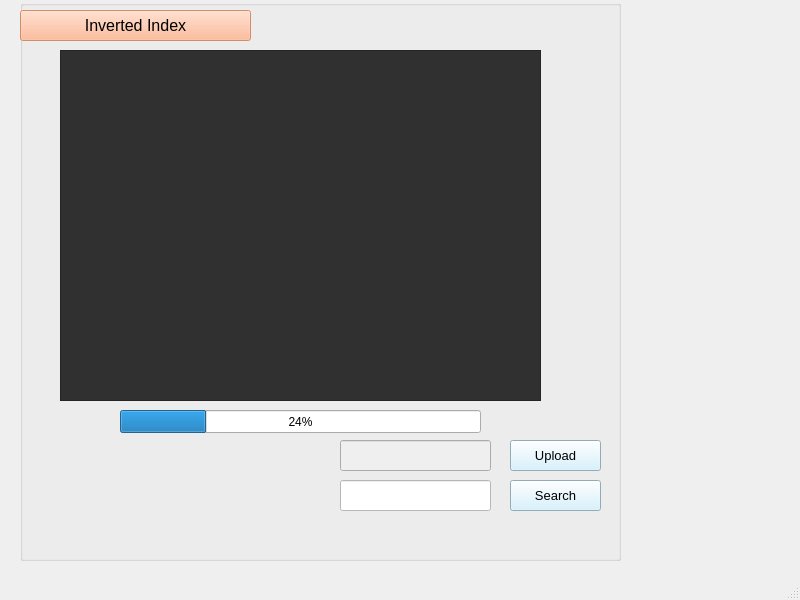
<?xml version="1.0" encoding="UTF-8"?>
<ui version="4.0">
 <class>MainWindow</class>
 <widget class="QMainWindow" name="MainWindow">
  <property name="geometry">
   <rect>
    <x>0</x>
    <y>0</y>
    <width>800</width>
    <height>600</height>
   </rect>
  </property>
  <property name="windowTitle">
   <string>MainWindow</string>
  </property>
  <property name="styleSheet">
   <string notr="true">  
/*
 * The MIT License (MIT)
 *
 * Copyright (c) &lt;2013-2014&gt; &lt;Colin Duquesnoy&gt;
 *
 * Permission is hereby granted, free of charge, to any person obtaining a copy
 * of this software and associated documentation files (the &quot;Software&quot;), to deal
 * in the Software without restriction, including without limitation the rights
 * to use, copy, modify, merge, publish, distribute, sublicense, and/or sell
 * copies of the Software, and to permit persons to whom the Software is
 * furnished to do so, subject to the following conditions:

 * The above copyright notice and this permission notice shall be included in
 * all copies or substantial portions of the Software.

 * THE SOFTWARE IS PROVIDED &quot;AS IS&quot;, WITHOUT WARRANTY OF ANY KIND, EXPRESS OR
 * IMPLIED, INCLUDING BUT NOT LIMITED TO THE WARRANTIES OF MERCHANTABILITY,
 * FITNESS FOR A PARTICULAR PURPOSE AND NONINFRINGEMENT. IN NO EVENT SHALL THE
 * AUTHORS OR COPYRIGHT HOLDERS BE LIABLE FOR ANY CLAIM, DAMAGES OR OTHER
 * LIABILITY, WHETHER IN AN ACTION OF CONTRACT, TORT OR OTHERWISE, ARISING FROM,
 * OUT OF OR IN CONNECTION WITH THE SOFTWARE OR THE USE OR OTHER DEALINGS IN
 * THE SOFTWARE.
 */

QProgressBar:horizontal {
    border: 1px solid #3A3939;
    text-align: center;
    padding: 1px;
    background: #201F1F;
}
QProgressBar::chunk:horizontal {
    background-color: qlineargradient(spread:reflect, x1:1, y1:0.545, x2:1, y2:0, stop:0 rgba(28, 66, 111, 255), stop:1 rgba(37, 87, 146, 255));
}

QToolTip
{
    border: 1px solid #3A3939;
    background-color: rgb(90, 102, 117);;
    color: white;
    padding: 1px;
    opacity: 200;
}

QWidget
{
    color: silver;
    background-color: #302F2F;
    selection-background-color:#3d8ec9;
    selection-color: black;
    background-clip: border;
    border-image: none;
    outline: 0;
}

QWidget:item:hover
{
    background-color: #78879b;
    color: black;
}

QWidget:item:selected
{
    background-color: #3d8ec9;
}

QCheckBox
{
    spacing: 5px;
    outline: none;
    color: #bbb;
    margin-bottom: 2px;
}

QCheckBox:disabled
{
    color: #777777;
}
QCheckBox::indicator,
QGroupBox::indicator
{
    width: 18px;
    height: 18px;
}
QGroupBox::indicator
{
    margin-left: 2px;
}

QCheckBox::indicator:unchecked,
QCheckBox::indicator:unchecked:hover,
QGroupBox::indicator:unchecked,
QGroupBox::indicator:unchecked:hover
{
    image: url(:/dark_blue/img/checkbox_unchecked.png);
}

QCheckBox::indicator:unchecked:focus,
QCheckBox::indicator:unchecked:pressed,
QGroupBox::indicator:unchecked:focus,
QGroupBox::indicator:unchecked:pressed
{
  border: none;
    image: url(:/dark_blue/img/checkbox_unchecked_focus.png);
}

QCheckBox::indicator:checked,
QCheckBox::indicator:checked:hover,
QGroupBox::indicator:checked,
QGroupBox::indicator:checked:hover
{
    image: url(:/dark_blue/img/checkbox_checked.png);
}

QCheckBox::indicator:checked:focus,
QCheckBox::indicator:checked:pressed,
QGroupBox::indicator:checked:focus,
QGroupBox::indicator:checked:pressed
{
  border: none;
    image: url(:/dark_blue/img/checkbox_checked_focus.png);
}

QCheckBox::indicator:indeterminate,
QCheckBox::indicator:indeterminate:hover,
QCheckBox::indicator:indeterminate:pressed
QGroupBox::indicator:indeterminate,
QGroupBox::indicator:indeterminate:hover,
QGroupBox::indicator:indeterminate:pressed
{
    image: url(:/dark_blue/img/checkbox_indeterminate.png);
}

QCheckBox::indicator:indeterminate:focus,
QGroupBox::indicator:indeterminate:focus
{
    image: url(:/dark_blue/img/checkbox_indeterminate_focus.png);
}

QCheckBox::indicator:checked:disabled,
QGroupBox::indicator:checked:disabled
{
    image: url(:/dark_blue/img/checkbox_checked_disabled.png);
}

QCheckBox::indicator:unchecked:disabled,
QGroupBox::indicator:unchecked:disabled
{
    image: url(:/dark_blue/img/checkbox_unchecked_disabled.png);
}

QRadioButton
{
    spacing: 5px;
    outline: none;
    color: #bbb;
    margin-bottom: 2px;
}

QRadioButton:disabled
{
    color: #777777;
}
QRadioButton::indicator
{
    width: 21px;
    height: 21px;
}

QRadioButton::indicator:unchecked,
QRadioButton::indicator:unchecked:hover
{
    image: url(:/dark_blue/img/radio_unchecked.png);
}

QRadioButton::indicator:unchecked:focus,
QRadioButton::indicator:unchecked:pressed
{
  border: none;
  outline: none;
    image: url(:/dark_blue/img/radio_unchecked_focus.png);
}

QRadioButton::indicator:checked,
QRadioButton::indicator:checked:hover
{
  border: none;
  outline: none;
    image: url(:/dark_blue/img/radio_checked.png);
}

QRadioButton::indicator:checked:focus,
QRadioButton::indicato::menu-arrowr:checked:pressed
{
  border: none;
  outline: none;
    image: url(:/dark_blue/img/radio_checked_focus.png);
}

QRadioButton::indicator:indeterminate,
QRadioButton::indicator:indeterminate:hover,
QRadioButton::indicator:indeterminate:pressed
{
        image: url(:/dark_blue/img/radio_indeterminate.png);
}

QRadioButton::indicator:checked:disabled
{
  outline: none;
  image: url(:/dark_blue/img/radio_checked_disabled.png);
}

QRadioButton::indicator:unchecked:disabled
{
    image: url(:/dark_blue/img/radio_unchecked_disabled.png);
}


QMenuBar
{
    background-color: #302F2F;
    color: silver;
}

QMenuBar::item
{
    background: transparent;
}

QMenuBar::item:selected
{
    background: transparent;
    border: 1px solid #3A3939;
}

QMenuBar::item:pressed
{
    border: 1px solid #3A3939;
    background-color: #3d8ec9;
    color: black;
    margin-bottom:-1px;
    padding-bottom:1px;
}

QMenu
{
    border: 1px solid #3A3939;
    color: silver;
    margin: 1px;
}

QMenu::icon
{
    margin: 1px;
}

QMenu::item
{
    padding: 2px 2px 2px 25px;
    margin-left: 5px;
    border: 1px solid transparent; /* reserve space for selection border */
}

QMenu::item:selected
{
    color: black;
}

QMenu::separator {
    height: 2px;
    background: lightblue;
    margin-left: 10px;
    margin-right: 5px;
}

QMenu::indicator {
    width: 16px;
    height: 16px;
}

/* non-exclusive indicator = check box style indicator
   (see QActionGroup::setExclusive) */
QMenu::indicator:non-exclusive:unchecked {
    image: url(:/dark_blue/img/checkbox_unchecked.png);
}

QMenu::indicator:non-exclusive:unchecked:selected {
    image: url(:/dark_blue/img/checkbox_unchecked_disabled.png);
}

QMenu::indicator:non-exclusive:checked {
    image: url(:/dark_blue/img/checkbox_checked.png);
}

QMenu::indicator:non-exclusive:checked:selected {
    image: url(:/dark_blue/img/checkbox_checked_disabled.png);
}

/* exclusive indicator = radio button style indicator (see QActionGroup::setExclusive) */
QMenu::indicator:exclusive:unchecked {
    image: url(:/dark_blue/img/radio_unchecked.png);
}

QMenu::indicator:exclusive:unchecked:selected {
    image: url(:/dark_blue/img/radio_unchecked_disabled.png);
}

QMenu::indicator:exclusive:checked {
    image: url(:/dark_blue/img/radio_checked.png);
}

QMenu::indicator:exclusive:checked:selected {
    image: url(:/dark_blue/img/radio_checked_disabled.png);
}

QMenu::right-arrow {
    margin: 5px;
    image: url(:/dark_blue/img/right_arrow.png)
}


QWidget:disabled
{
    color: #808080;
    background-color: #302F2F;
}

QAbstractItemView
{
    alternate-background-color: #3A3939;
    color: silver;
    border: 1px solid 3A3939;
    border-radius: 2px;
    padding: 1px;
}

QWidget:focus, QMenuBar:focus
{
    border: 1px solid #78879b;
}

QTabWidget:focus, QCheckBox:focus, QRadioButton:focus, QSlider:focus
{
    border: none;
}

QLineEdit
{
    background-color: #201F1F;
    padding: 2px;
    border-style: solid;
    border: 1px solid #3A3939;
    border-radius: 2px;
    color: silver;
}

QGroupBox {
    border:1px solid #3A3939;
    border-radius: 2px;
    margin-top: 20px;
    background-color: #302F2F;
    color: silver;
}

QGroupBox::title {
    subcontrol-origin: margin;
    subcontrol-position: top center;
    padding-left: 10px;
    padding-right: 10px;
    padding-top: 10px;
}

QAbstractScrollArea
{
    border-radius: 2px;
    border: 1px solid #3A3939;
    background-color: transparent;
}

QScrollBar:horizontal
{
    height: 15px;
    margin: 3px 15px 3px 15px;
    border: 1px transparent #2A2929;
    border-radius: 4px;
    background-color: #2A2929;
}

QScrollBar::handle:horizontal
{
    background-color: #605F5F;
    min-width: 5px;
    border-radius: 4px;
}

QScrollBar::add-line:horizontal
{
    margin: 0px 3px 0px 3px;
    border-image: url(:/dark_blue/img/right_arrow_disabled.png);
    width: 10px;
    height: 10px;
    subcontrol-position: right;
    subcontrol-origin: margin;
}

QScrollBar::sub-line:horizontal
{
    margin: 0px 3px 0px 3px;
    border-image: url(:/dark_blue/img/left_arrow_disabled.png);
    height: 10px;
    width: 10px;
    subcontrol-position: left;
    subcontrol-origin: margin;
}

QScrollBar::add-line:horizontal:hover,QScrollBar::add-line:horizontal:on
{
    border-image: url(:/dark_blue/img/right_arrow.png);
    height: 10px;
    width: 10px;
    subcontrol-position: right;
    subcontrol-origin: margin;
}


QScrollBar::sub-line:horizontal:hover, QScrollBar::sub-line:horizontal:on
{
    border-image: url(:/dark_blue/img/left_arrow.png);
    height: 10px;
    width: 10px;
    subcontrol-position: left;
    subcontrol-origin: margin;
}

QScrollBar::up-arrow:horizontal, QScrollBar::down-arrow:horizontal
{
    background: none;
}


QScrollBar::add-page:horizontal, QScrollBar::sub-page:horizontal
{
    background: none;
}

QScrollBar:vertical
{
    background-color: #2A2929;
    width: 15px;
    margin: 15px 3px 15px 3px;
    border: 1px transparent #2A2929;
    border-radius: 4px;
}

QScrollBar::handle:vertical
{
    background-color: #605F5F;
    min-height: 5px;
    border-radius: 4px;
}

QScrollBar::sub-line:vertical
{
    margin: 3px 0px 3px 0px;
    border-image: url(:/dark_blue/img/up_arrow_disabled.png);
    height: 10px;
    width: 10px;
    subcontrol-position: top;
    subcontrol-origin: margin;
}

QScrollBar::add-line:vertical
{
    margin: 3px 0px 3px 0px;
    border-image: url(:/dark_blue/img/down_arrow_disabled.png);
    height: 10px;
    width: 10px;
    subcontrol-position: bottom;
    subcontrol-origin: margin;
}

QScrollBar::sub-line:vertical:hover,QScrollBar::sub-line:vertical:on
{

    border-image: url(:/dark_blue/img/up_arrow.png);
    height: 10px;
    width: 10px;
    subcontrol-position: top;
    subcontrol-origin: margin;
}


QScrollBar::add-line:vertical:hover, QScrollBar::add-line:vertical:on
{
    border-image: url(:/dark_blue/img/down_arrow.png);
    height: 10px;
    width: 10px;
    subcontrol-position: bottom;
    subcontrol-origin: margin;
}

QScrollBar::up-arrow:vertical, QScrollBar::down-arrow:vertical
{
    background: none;
}


QScrollBar::add-page:vertical, QScrollBar::sub-page:vertical
{
    background: none;
}

QTextEdit
{
    background-color: #201F1F;
    color: silver;
    border: 1px solid #3A3939;
}

QPlainTextEdit
{
    background-color: #201F1F;;
    color: silver;
    border-radius: 2px;
    border: 1px solid #3A3939;
}

QHeaderView::section
{
    background-color: #3A3939;
    color: silver;
    padding-left: 4px;
    border: 1px solid #6c6c6c;
}

QSizeGrip {
    image: url(:/dark_blue/img/sizegrip.png);
    width: 12px;
    height: 12px;
}

QMainWindow
{
    background-color: #302F2F;

}

QMainWindow::separator
{
    background-color: #302F2F;
    color: white;
    padding-left: 4px;
    spacing: 2px;
    border: 1px dashed #3A3939;
}

QMainWindow::separator:hover
{

    background-color: #787876;
    color: white;
    padding-left: 4px;
    border: 1px solid #3A3939;
    spacing: 2px;
}


QMenu::separator
{
    height: 1px;
    background-color: #3A3939;
    color: white;
    padding-left: 4px;
    margin-left: 10px;
    margin-right: 5px;
}


QFrame
{
    border-radius: 2px;
    border: 1px solid #444;
}

QFrame[frameShape=&quot;0&quot;]
{
    border-radius: 2px;
    border: 1px transparent #444;
}

QStackedWidget
{
    background-color: #302F2F;
    border: 1px transparent black;
}

QToolBar {
    border: 1px transparent #393838;
    background: 1px solid #302F2F;
    font-weight: bold;
}

QToolBar::handle:horizontal {
    image: url(:/dark_blue/img/Hmovetoolbar.png);
}
QToolBar::handle:vertical {
    image: url(:/dark_blue/img/Vmovetoolbar.png);
}
QToolBar::separator:horizontal {
    image: url(:/dark_blue/img/Hsepartoolbar.png);
}
QToolBar::separator:vertical {
    image: url(:/dark_blue/img/Vsepartoolbars.png);
}

QPushButton
{
    color: silver;
    background-color: #302F2F;
    border-width: 2px;
    border-color: #4A4949;
    border-style: solid;
    padding-top: 2px;
    padding-bottom: 2px;
    padding-left: 10px;
    padding-right: 10px;
    border-radius: 4px;
    /* outline: none; */
    /* min-width: 40px; */
}

QPushButton:disabled
{
    background-color: #302F2F;
    border-width: 2px;
    border-color: #3A3939;
    border-style: solid;
    padding-top: 2px;
    padding-bottom: 2px;
    padding-left: 10px;
    padding-right: 10px;
    /*border-radius: 2px;*/
    color: #808080;
}

QPushButton:focus {
    background-color: #3d8ec9;
    color: white;
}

QComboBox
{
    selection-background-color: #3d8ec9;
    background-color: #201F1F;
    border-style: solid;
    border: 1px solid #3A3939;
    border-radius: 2px;
    padding: 2px;
    min-width: 75px;
}

QPushButton:checked{
    background-color: #4A4949;
    border-color: #6A6969;
}

QPushButton:hover {
    border: 2px solid #78879b;
    color: silver;
}

QComboBox:hover, QAbstractSpinBox:hover,QLineEdit:hover,QTextEdit:hover,QPlainTextEdit:hover,QAbstractView:hover,QTreeView:hover
{
    border: 1px solid #78879b;
    color: silver;
}

QComboBox:on
{
    background-color: #626873;
    padding-top: 3px;
    padding-left: 4px;
    selection-background-color: #4a4a4a;
}

QComboBox QAbstractItemView
{
    background-color: #201F1F;
    border-radius: 2px;
    border: 1px solid #444;
    selection-background-color: #3d8ec9;
    color: silver;
}

QComboBox::drop-down
{
    subcontrol-origin: padding;
    subcontrol-position: top right;
    width: 15px;

    border-left-width: 0px;
    border-left-color: darkgray;
    border-left-style: solid;
    border-top-right-radius: 3px;
    border-bottom-right-radius: 3px;
}

QComboBox::down-arrow
{
    image: url(:/dark_blue/img/down_arrow_disabled.png);
}

QComboBox::down-arrow:on, QComboBox::down-arrow:hover,
QComboBox::down-arrow:focus
{
    image: url(:/dark_blue/img/down_arrow.png);
}

QPushButton:pressed
{
    background-color: #484846;
}

QAbstractSpinBox {
    padding-top: 2px;
    padding-bottom: 2px;
    border: 1px solid #3A3939;
    background-color: #201F1F;
    color: silver;
    border-radius: 2px;
    min-width: 75px;
}

QAbstractSpinBox:up-button
{
    background-color: transparent;
    subcontrol-origin: border;
    subcontrol-position: top right;
}

QAbstractSpinBox:down-button
{
    background-color: transparent;
    subcontrol-origin: border;
    subcontrol-position: bottom right;
}

QAbstractSpinBox::up-arrow,QAbstractSpinBox::up-arrow:disabled,QAbstractSpinBox::up-arrow:off {
    image: url(:/dark_blue/img/up_arrow_disabled.png);
    width: 10px;
    height: 10px;
}
QAbstractSpinBox::up-arrow:hover
{
    image: url(:/dark_blue/img/up_arrow.png);
}


QAbstractSpinBox::down-arrow,QAbstractSpinBox::down-arrow:disabled,QAbstractSpinBox::down-arrow:off
{
    image: url(:/dark_blue/img/down_arrow_disabled.png);
    width: 10px;
    height: 10px;
}
QAbstractSpinBox::down-arrow:hover
{
    image: url(:/dark_blue/img/down_arrow.png);
}


QLabel
{
    border: 0px solid black;
}

QTabWidget{
    border: 1px transparent black;
}

QTabWidget::pane {
    border: 1px solid #444;
    border-radius: 3px;
    padding: 3px;
}

QTabBar
{
    qproperty-drawBase: 0;
    left: 5px; /* move to the right by 5px */
}

QTabBar:focus
{
    border: 0px transparent black;
}

QTabBar::close-button  {
    image: url(:/dark_blue/img/close.png);
    background: transparent;
}

QTabBar::close-button:hover
{
    image: url(:/dark_blue/img/close-hover.png);
    background: transparent;
}

QTabBar::close-button:pressed {
    image: url(:/dark_blue/img/close-pressed.png);
    background: transparent;
}

/* TOP TABS */
QTabBar::tab:top {
    color: #b1b1b1;
    border: 1px solid #4A4949;
    border-bottom: 1px transparent black;
    background-color: #302F2F;
    padding: 5px;
    border-top-left-radius: 2px;
    border-top-right-radius: 2px;
}

QTabBar::tab:top:!selected
{
    color: #b1b1b1;
    background-color: #201F1F;
    border: 1px transparent #4A4949;
    border-bottom: 1px transparent #4A4949;
    border-top-left-radius: 0px;
    border-top-right-radius: 0px;
}

QTabBar::tab:top:!selected:hover {
    background-color: #48576b;
}

/* BOTTOM TABS */
QTabBar::tab:bottom {
    color: #b1b1b1;
    border: 1px solid #4A4949;
    border-top: 1px transparent black;
    background-color: #302F2F;
    padding: 5px;
    border-bottom-left-radius: 2px;
    border-bottom-right-radius: 2px;
}

QTabBar::tab:bottom:!selected
{
    color: #b1b1b1;
    background-color: #201F1F;
    border: 1px transparent #4A4949;
    border-top: 1px transparent #4A4949;
    border-bottom-left-radius: 0px;
    border-bottom-right-radius: 0px;
}

QTabBar::tab:bottom:!selected:hover {
    background-color: #78879b;
}

/* LEFT TABS */
QTabBar::tab:left {
    color: #b1b1b1;
    border: 1px solid #4A4949;
    border-left: 1px transparent black;
    background-color: #302F2F;
    padding: 5px;
    border-top-right-radius: 2px;
    border-bottom-right-radius: 2px;
}

QTabBar::tab:left:!selected
{
    color: #b1b1b1;
    background-color: #201F1F;
    border: 1px transparent #4A4949;
    border-right: 1px transparent #4A4949;
    border-top-right-radius: 0px;
    border-bottom-right-radius: 0px;
}

QTabBar::tab:left:!selected:hover {
    background-color: #48576b;
}


/* RIGHT TABS */
QTabBar::tab:right {
    color: #b1b1b1;
    border: 1px solid #4A4949;
    border-right: 1px transparent black;
    background-color: #302F2F;
    padding: 5px;
    border-top-left-radius: 2px;
    border-bottom-left-radius: 2px;
}

QTabBar::tab:right:!selected
{
    color: #b1b1b1;
    background-color: #201F1F;
    border: 1px transparent #4A4949;
    border-right: 1px transparent #4A4949;
    border-top-left-radius: 0px;
    border-bottom-left-radius: 0px;
}

QTabBar::tab:right:!selected:hover {
    background-color: #48576b;
}

QTabBar QToolButton::right-arrow:enabled {
     image: url(:/dark_blue/img/right_arrow.png);
 }

 QTabBar QToolButton::left-arrow:enabled {
     image: url(:/dark_blue/img/left_arrow.png);
 }

QTabBar QToolButton::right-arrow:disabled {
     image: url(:/dark_blue/img/right_arrow_disabled.png);
 }

 QTabBar QToolButton::left-arrow:disabled {
     image: url(:/dark_blue/img/left_arrow_disabled.png);
 }


QDockWidget {
    border: 1px solid #403F3F;
    titlebar-close-icon: url(:/dark_blue/img/close.png);
    titlebar-normal-icon: url(:/dark_blue/img/undock.png);
}

QDockWidget::close-button, QDockWidget::float-button {
    border: 1px solid transparent;
    border-radius: 2px;
    background: transparent;
}

QDockWidget::close-button:hover, QDockWidget::float-button:hover {
    background: rgba(255, 255, 255, 10);
}

QDockWidget::close-button:pressed, QDockWidget::float-button:pressed {
    padding: 1px -1px -1px 1px;
    background: rgba(255, 255, 255, 10);
}

QTreeView, QListView, QTextBrowser, AtLineEdit, AtLineEdit::hover {
    border: 1px solid #444;
    background-color: silver;
    border-radius: 3px;
    margin-left: 3px;
    color: black;
}

QTreeView:branch:selected, QTreeView:branch:hover {
    background: url(:/dark_blue/img/transparent.png);
}

QTreeView::branch:has-siblings:!adjoins-item {
    border-image: url(:/dark_blue/img/transparent.png);
}

QTreeView::branch:has-siblings:adjoins-item {
    border-image: url(:/dark_blue/img/transparent.png);
}

QTreeView::branch:!has-children:!has-siblings:adjoins-item {
    border-image: url(:/dark_blue/img/transparent.png);
}

QTreeView::branch:has-children:!has-siblings:closed,
QTreeView::branch:closed:has-children:has-siblings {
    image: url(:/dark_blue/img/branch_closed.png);
}

QTreeView::branch:open:has-children:!has-siblings,
QTreeView::branch:open:has-children:has-siblings  {
    image: url(:/dark_blue/img/branch_open.png);
}

QTreeView::branch:has-children:!has-siblings:closed:hover,
QTreeView::branch:closed:has-children:has-siblings:hover {
    image: url(:/dark_blue/img/branch_closed-on.png);
    }

QTreeView::branch:open:has-children:!has-siblings:hover,
QTreeView::branch:open:has-children:has-siblings:hover  {
    image: url(:/dark_blue/img/branch_open-on.png);
    }

QListView::item:!selected:hover, QListView::item:!selected:hover, QTreeView::item:!selected:hover  {
    background: rgba(0, 0, 0, 0);
    outline: 0;
    color: #FFFFFF
}

QListView::item:selected:hover, QListView::item:selected:hover, QTreeView::item:selected:hover  {
    background: #3d8ec9;
    color: #FFFFFF;
}

QSlider::groove:horizontal {
    border: 1px solid #3A3939;
    height: 8px;
    background: #201F1F;
    margin: 2px 0;
    border-radius: 2px;
}

QSlider::handle:horizontal {
    background: QLinearGradient( x1: 0, y1: 0, x2: 0, y2: 1,
      stop: 0.0 silver, stop: 0.2 #a8a8a8, stop: 1 #727272);
    border: 1px solid #3A3939;
    width: 14px;
    height: 14px;
    margin: -4px 0;
    border-radius: 2px;
}

QSlider::groove:vertical {
    border: 1px solid #3A3939;
    width: 8px;
    background: #201F1F;
    margin: 0 0px;
    border-radius: 2px;
}

QSlider::handle:vertical {
    background: QLinearGradient( x1: 0, y1: 0, x2: 0, y2: 1, stop: 0.0 silver,
    stop: 0.2 #a8a8a8, stop: 1 #727272);
    border: 1px solid #3A3939;
    width: 14px;
    height: 14px;
    margin: 0 -4px;
    border-radius: 2px;
}

QToolButton {
    /*  background-color: transparent; */
    border: 2px transparent #4A4949;
    border-radius: 4px;
    background-color: dimgray;
    margin: 2px;
    padding: 2px;
}

QToolButton[popupMode=&quot;1&quot;] { /* only for MenuButtonPopup */
 padding-right: 20px; /* make way for the popup button */
 border: 2px transparent #4A4949;
 border-radius: 4px;
}

QToolButton[popupMode=&quot;2&quot;] { /* only for InstantPopup */
 padding-right: 10px; /* make way for the popup button */
 border: 2px transparent #4A4949;
}


QToolButton:hover, QToolButton::menu-button:hover {
    border: 2px solid #78879b;
}

QToolButton:checked, QToolButton:pressed,
    QToolButton::menu-button:pressed {
    background-color: #4A4949;
    border: 2px solid #78879b;
}

/* the subcontrol below is used only in the InstantPopup or DelayedPopup mode */
QToolButton::menu-indicator {
    image: url(:/dark_blue/img/down_arrow.png);
    top: -7px; left: -2px; /* shift it a bit */
}

/* the subcontrols below are used only in the MenuButtonPopup mode */
QToolButton::menu-button {
    border: 1px transparent #4A4949;
    border-top-right-radius: 6px;
    border-bottom-right-radius: 6px;
    /* 16px width + 4px for border = 20px allocated above */
    width: 16px;
    outline: none;
}

QToolButton::menu-arrow {
    image: url(:/dark_blue/img/down_arrow.png);
}

QToolButton::menu-arrow:open {
    top: 1px; left: 1px; /* shift it a bit */
    border: 1px solid #3A3939;
}

QPushButton::menu-indicator  {
    subcontrol-origin: padding;
    subcontrol-position: bottom right;
    left: 4px;
}

QTableView
{
    border: 1px solid #444;
    gridline-color: #6c6c6c;
    background-color: #201F1F;
}


QTableView, QHeaderView
{
    border-radius: 0px;
}

QTableView::item:pressed, QListView::item:pressed, QTreeView::item:pressed  {
    background: #78879b;
    color: #FFFFFF;
}

QTableView::item:selected:active, QTreeView::item:selected:active, QListView::item:selected:active  {
    background: #3d8ec9;
    color: #FFFFFF;
}


QHeaderView
{
    border: 1px transparent;
    border-radius: 2px;
    margin: 0px;
    padding: 0px;
}

QHeaderView::section  {
    background-color: #3A3939;
    color: silver;
    padding: 4px;
    border: 1px solid #6c6c6c;
    border-radius: 0px;
    text-align: center;
}

QHeaderView::section::vertical::first, QHeaderView::section::vertical::only-one
{
    border-top: 1px solid #6c6c6c;
}

QHeaderView::section::vertical
{
    border-top: transparent;
}

QHeaderView::section::horizontal::first, QHeaderView::section::horizontal::only-one
{
    border-left: 1px solid #6c6c6c;
}

QHeaderView::section::horizontal
{
    border-left: transparent;
}


QHeaderView::section:checked
 {
    color: white;
    background-color: #5A5959;
 }

 /* style the sort indicator */
QHeaderView::down-arrow {
    image: url(:/dark_blue/img/down_arrow.png);
}

QHeaderView::up-arrow {
    image: url(:/dark_blue/img/up_arrow.png);
}


QTableCornerButton::section {
    background-color: #3A3939;
    border: 1px solid #3A3939;
    border-radius: 2px;
}

QToolBox  {
    padding: 3px;
    border: 1px transparent black;
}

QToolBox::tab {
    color: #b1b1b1;
    background-color: #302F2F;
    border: 1px solid #4A4949;
    border-bottom: 1px transparent #302F2F;
    border-top-left-radius: 5px;
    border-top-right-radius: 5px;
}

 QToolBox::tab:selected { /* italicize selected tabs */
    font: italic;
    background-color: #302F2F;
    border-color: #3d8ec9;
 }

QStatusBar::item {
    border: 1px solid #3A3939;
    border-radius: 2px;
 }


QFrame[height=&quot;3&quot;], QFrame[width=&quot;3&quot;] {
    background-color: #AAA;
}


QSplitter::handle {
    border: 1px dashed #3A3939;
}

QSplitter::handle:hover {
    background-color: #787876;
    border: 1px solid #3A3939;
}

QSplitter::handle:horizontal {
    width: 1px;
}

QSplitter::handle:vertical {
    height: 1px;
}

QListWidget {
    background-color: silver;
    border-radius: 5px;
    margin-left: 5px;
}

QListWidget::item {
    color: black;
}

QMessageBox {
    messagebox-critical-icon	: url(:/dark_blue/img/critical.png);
    messagebox-information-icon	: url(:/dark_blue/img/information.png);
    messagebox-question-icon	: url(:/dark_blue/img/question.png);
    messagebox-warning-icon:    : url(:/dark_blue/img/warning.png);
}

ColorButton::enabled {
    border-radius: 0px;
    border: 1px solid #444444;
}

ColorButton::disabled {
    border-radius: 0px;
    border: 1px solid #AAAAAA;
}</string>
  </property>
  <widget class="QWidget" name="centralwidget">
   <widget class="QGroupBox" name="groupBox">
    <property name="geometry">
     <rect>
      <x>20</x>
      <y>0</y>
      <width>601</width>
      <height>561</height>
     </rect>
    </property>
    <property name="title">
     <string/>
    </property>
    <widget class="QTextBrowser" name="textBrowser">
     <property name="geometry">
      <rect>
       <x>40</x>
       <y>50</y>
       <width>481</width>
       <height>351</height>
      </rect>
     </property>
     <property name="font">
      <font>
       <pointsize>10</pointsize>
      </font>
     </property>
     <property name="styleSheet">
      <string notr="true">background-color: rgb(48, 48, 48);
border-color: rgb(170, 255, 255);</string>
     </property>
    </widget>
    <widget class="QLineEdit" name="lineEdit_2">
     <property name="enabled">
      <bool>false</bool>
     </property>
     <property name="geometry">
      <rect>
       <x>320</x>
       <y>440</y>
       <width>151</width>
       <height>31</height>
      </rect>
     </property>
     <property name="styleSheet">
      <string notr="true">border-color: rgb(48, 47, 47);</string>
     </property>
    </widget>
    <widget class="QPushButton" name="pushButton">
     <property name="geometry">
      <rect>
       <x>490</x>
       <y>440</y>
       <width>91</width>
       <height>31</height>
      </rect>
     </property>
     <property name="font">
      <font>
       <pointsize>10</pointsize>
      </font>
     </property>
     <property name="styleSheet">
      <string notr="true">background-color: rgb(205, 240, 255);
border-color: rgb(43, 43, 32);
color: rgb(0, 0, 0);
</string>
     </property>
     <property name="text">
      <string>Upload</string>
     </property>
    </widget>
    <widget class="QPushButton" name="pushButton_3">
     <property name="geometry">
      <rect>
       <x>490</x>
       <y>480</y>
       <width>91</width>
       <height>31</height>
      </rect>
     </property>
     <property name="font">
      <font>
       <pointsize>10</pointsize>
      </font>
     </property>
     <property name="styleSheet">
      <string notr="true">background-color: rgb(205, 240, 255);
border-color: rgb(43, 43, 32);
color: rgb(0, 0, 0);
</string>
     </property>
     <property name="text">
      <string>Search</string>
     </property>
     <property name="icon">
      <iconset resource="F:/Engineering Subjects/Computer/3rd CSE 1st term/SE/Project/img/img.qrc">
       <normaloff>:/newPrefix/img/search1.png</normaloff>:/newPrefix/img/search1.png</iconset>
     </property>
     <property name="iconSize">
      <size>
       <width>20</width>
       <height>20</height>
      </size>
     </property>
    </widget>
    <widget class="QLineEdit" name="lineEdit">
     <property name="geometry">
      <rect>
       <x>320</x>
       <y>480</y>
       <width>151</width>
       <height>31</height>
      </rect>
     </property>
     <property name="styleSheet">
      <string notr="true">border-color: rgb(170, 255, 255);
color: rgb(0, 0, 0);
background-color: rgb(255, 255, 255);
</string>
     </property>
    </widget>
    <widget class="QProgressBar" name="progressBar">
     <property name="geometry">
      <rect>
       <x>100</x>
       <y>410</y>
       <width>361</width>
       <height>23</height>
      </rect>
     </property>
     <property name="value">
      <number>24</number>
     </property>
    </widget>
   </widget>
   <widget class="QPushButton" name="pushButton_2">
    <property name="enabled">
     <bool>false</bool>
    </property>
    <property name="geometry">
     <rect>
      <x>20</x>
      <y>10</y>
      <width>231</width>
      <height>31</height>
     </rect>
    </property>
    <property name="font">
     <font>
      <pointsize>12</pointsize>
     </font>
    </property>
    <property name="styleSheet">
     <string notr="true">background-color: rgb(255, 170, 127);
color: rgb(0, 0, 0);</string>
    </property>
    <property name="text">
     <string>Inverted Index</string>
    </property>
   </widget>
  </widget>
  <widget class="QMenuBar" name="menubar">
   <property name="geometry">
    <rect>
     <x>0</x>
     <y>0</y>
     <width>800</width>
     <height>21</height>
    </rect>
   </property>
  </widget>
  <widget class="QStatusBar" name="statusbar"/>
 </widget>
 <resources>
  <include location="F:/Engineering Subjects/Computer/3rd CSE 1st term/SE/Project/img/img.qrc"/>
 </resources>
 <connections/>
</ui>
